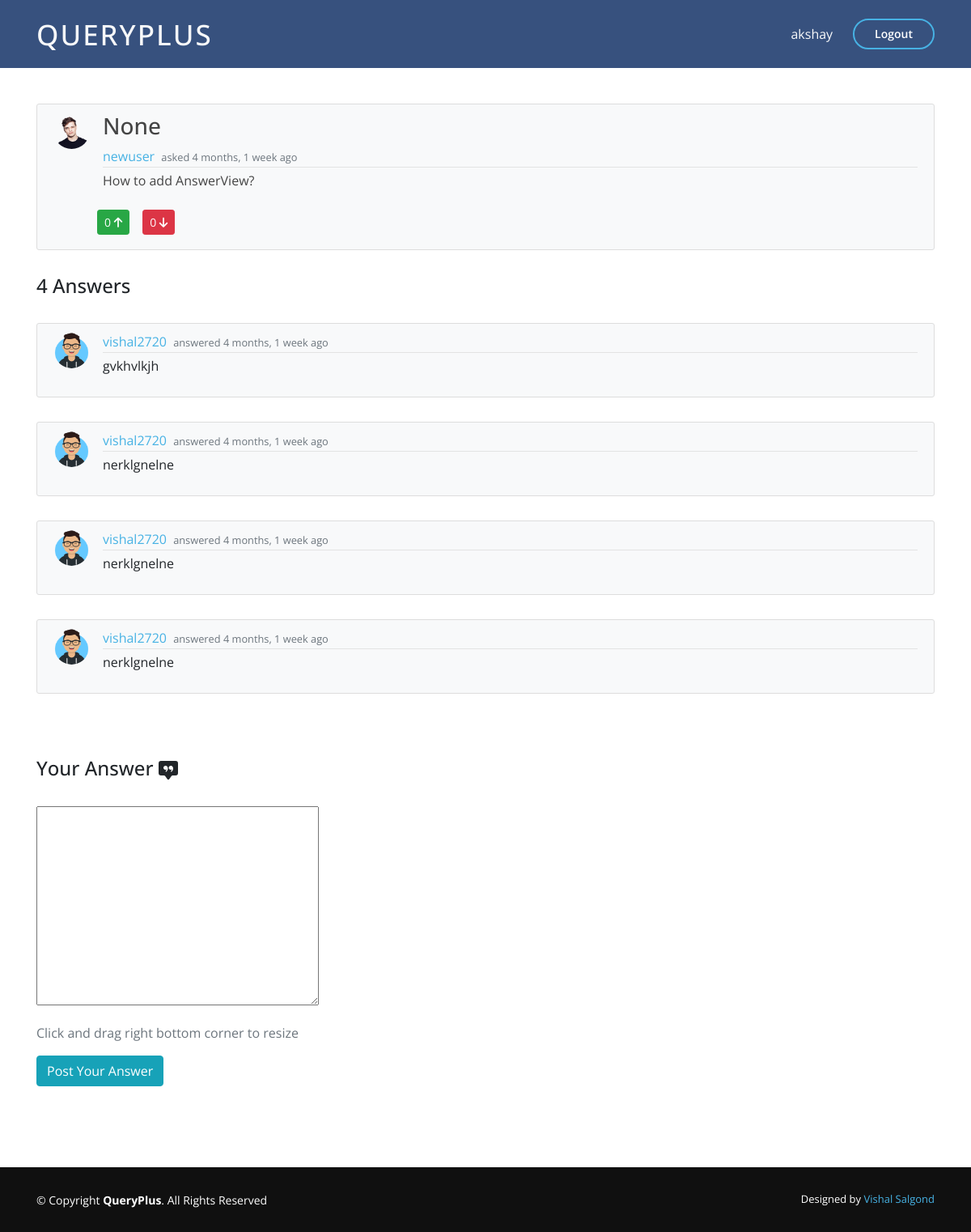
/question/8/ (signed in), run on the app's committed database.
### main_app/models.py (models this page shows, shortened)
class Question(models.Model):
    title = models.CharField(max_length=100, null=True)
    question = RichTextField()
    date_posted = models.DateTimeField(auto_now_add=True)
    author = models.ForeignKey(User, on_delete=models.CASCADE)
    upvotes = models.ManyToManyField(User, related_name='upvotes', blank=True)
    downvotes = models.ManyToManyField(User, related_name='downvotes', blank=True)

class Profile(models.Model):
    user = models.OneToOneField(User, on_delete=models.CASCADE)
    image = models.ImageField(default='default.jpg',upload_to='profile_pics')

class Answer(models.Model):
    content = RichTextField(blank=True, null=True)
    date_posted = models.DateTimeField(default=timezone.now)
    author = models.ForeignKey(User, on_delete=models.CASCADE)
    answered_to = models.ForeignKey(Question, on_delete=models.CASCADE)

### main_app/views.py (the view, shortened to what this page needs)
# urls.py: path('question/<int:pk>/', QuestionDetailView.as_view(), name='question-detail'),
class QuestionDetailView(DetailView):
    model = Question
    def get_context_data(self, *args, **kwargs):
        context = super(QuestionDetailView,
             self).get_context_data(*args, **kwargs)
        context["form"] = AnswerForm()
        context["answers"] = Answer.objects.filter(answered_to=context["question"])
        context["count"] =  Answer.objects.filter(answered_to=context["question"]).count()
        return context

### main_app/forms.py
class AnswerForm(forms.ModelForm):
    class Meta:
        model = Answer
        fields = ["content"]

### main_app/templates/main_app/question_detail.html (shortened to what this page needs)
{% extends "main_app/base.html" %}
{% load crispy_forms_tags %}
{% load i18n %}
{% block content %}
    <div style="margin-bottom: 100px;" class="container">
    <article class="media content-section mt-5 bg-light">
        <img class="rounded-circle article-img" src="{{ object.author.profile.image.url }}" alt="user_image">
        <div class="media-body">
        <div class="article-metadata">
            <h3 class="article-title">{{ question.title|safe }}</h3>
            <a class="mr-1" href="{% url 'user-profile' question.author.username %}">{{ question.author }}</a>
            <small class="text-muted">asked {{ question.date_posted|timesince }} ago</small>
        </div>
            <p class="article-title">{{ question.question|safe }}</p>
            {% if user != question.author %}
            <form action="{% url 'question-upvote' object.id %}" method="POST">
                <div class="row">
                    <button type="submit" class="btn btn-success btn-sm m-2"> {{ question.upvotes.count }} <i class='fas fa-arrow-up'></i></button>
                    <button type="submit" class="btn btn-danger btn-sm m-2"> {{ question.downvotes.count }} <i class='fas fa-arrow-down'></i></button>
                </div>
            </form>
            {% endif %}
        </div>
    </article>
    <br>
    {% if count  %}
        {% for ans in answers %}
            <article class="media content-section bg-light">
                <img class="rounded-circle article-img" src="{{ ans.author.profile.image.url }}" alt="">
                <div class="media-body">
                <div class="article-metadata">
                    <a class="mr-1" href="{% url 'user-profile' ans.author.username %}">{{ ans.author }}</a>
                    <small class="text-muted">answered {{ ans.date_posted|timesince }} ago</small>
                </div>
                <p>{{ ans.content|safe }}</p>
                </div>
            </article>
        {% endfor %}
    {% endif %}
    <form method="POST">
        <fieldset class="form-group">
            {% if count  %}
                <h4 class="mt-5">Your Answer
                </h4>
                <br>
            {% else %}
                <h4 class="mt-5">Be the first one to Answer</h4>
                <br>
            {% endif %}
            <div>
                {{ form.content|safe }} {{ form.media }}
            </div>
        </fieldset>
        <div class="mb-3 text-muted">
            <span>Click and drag right bottom corner to resize</span>
        </div>
        <div class="form-group">
            <button class="btn btn-info" type="submit">Post Your Answer</button>
        </div>
    </form>
</div>
{% endblock content %}

### main_app/templates/main_app/base.html (shortened to what this page needs)
{% load static %}
<!DOCTYPE html>
<html>
<head>
    <link rel="stylesheet" href="{% static 'main_app/vendor/bootstrap/css/bootstrap.min.css' %}">
    <link rel="stylesheet" href="{% static 'main_app/vendor/icofont/icofont.min.css' %}">
    <link rel="stylesheet" href="{% static 'main_app/vendor/boxicons/css/boxicons.min.css' %}">
    <link rel="stylesheet" href="{% static 'main_app/vendor/remixicon/remixicon.css' %}">
    <link rel="stylesheet" href="{% static 'main_app/vendor/venobox/venobox.css' %}">
    <link rel="stylesheet" href="{% static 'main_app/vendor/owl.carousel/assets/owl.carousel.min.css' %}">
    <link rel="stylesheet" href="{% static 'main_app/vendor/aos/aos.css' %}">
    <link rel="stylesheet" type="text/css" href="{% static 'main_app/main.css' %}">
    <link rel="stylesheet" href="https://cdnjs.cloudflare.com/ajax/libs/font-awesome/4.7.0/css/font-awesome.min.css">
</head>
<body>
  <div id="wrap">
  <header id="header" class="fixed-top">
    <div class="container d-flex align-items-center mb-2 mt-2">
      <h1 class="logo mr-auto"><a class="text-light" href="{% url 'home' %}">QueryPlus</a></h1>
      {%if user.is_authenticated %}
        <a href="{% url 'profile' %}" class="text-light scrollto">{{ user.username }}</a>
        <a href="" data-toggle="modal" data-target="#logoutModal" class="get-started-btn scrollto">Logout</a>
      {% else %}
        <a href="{% url 'login' %}" class="get-started-btn scrollto">Sign In</a>
        <a href="{% url 'register' %}" class="get-started-btn scrollto">Create Account</a>
      {% endif %}
    </div>
  </header>
  {% block content %}
  {% endblock %}
  <footer id="footer">
    <div class="container footer-bottom">
      <div class="copyright">
        &copy; Copyright <strong><span>QueryPlus</span></strong>. All Rights Reserved
      </div>
      <div class="credits">
        Designed by <a href="">Vishal Salgond</a>
      </div>
    </div>
  </footer>
</div>
</body>
</html>

### main_app/static/main_app/main.css (style rules this page uses)
html { min-height: 100%; position: relative; }
body { background: white; margin-top: 5rem; font-family: 'Open Sans', sans-serif; padding-bottom: 80px; }
a { color: #47b2e4; }
#header { transition: all 0.5s; z-index: 997; padding: 15px 0; background: #37517e; }
#header .logo { font-size: 35px; color: white; margin: 0; padding: 0; line-height: 1; font-weight: 500; letter-spacing: 2px; text-transform: uppercase; }
#header .logo a { color:black; }
.get-started-btn { margin-left: 25px; color: #fff; border-radius: 50px; padding: 6px 25px 7px 25px; white-space: nowrap; transition: 0.3s; font-size: 14px; display: inline-block; border: 2px solid #47b2e4; font-weight: 600; }
.content-section { background: #ffffff; padding: 10px 20px; border: 1px solid #dddddd; border-radius: 3px; margin-bottom: 30px; }
.article-title { color: #444444; }
.article-img { height: 45px; width: 45px; margin-right: 16px; }
.article-metadata { padding-bottom: 1px; margin-bottom: 4px; border-bottom: 1px solid #e3e3e3 }
#footer { position: absolute; height: 80px; bottom: 0px; left: 0px; right: 0px; margin-top: 30px; font-size: 14px; background: #101010 ; }
#wrap { min-height: 100%; height: auto; }
#footer .footer-bottom { padding-top: 30px; padding-bottom: 30px; color: #fff; }
#footer .copyright { float: left; }
#footer .credits { float: right; font-size: 13px; }
#footer .credits a { transition: 0.3s; }

### data on the page
Question: author.profile.image (picture), title "None", author "newuser", date_posted "4 months, 1 week", question "How to add AnswerView?", upvotes.count "0", downvotes.count "0"
Answer: author.profile.image (picture), author "vishal2720", date_posted "4 months, 1 week", content "gvkhvlkjh"
Answer: author.profile.image (picture), author "vishal2720", date_posted "4 months, 1 week", content "nerklgnelne"
Answer: author.profile.image (picture), author "vishal2720", date_posted "4 months, 1 week", content "nerklgnelne"
Answer: author.profile.image (picture), author "vishal2720", date_posted "4 months, 1 week", content "nerklgnelne"

### other printed values
{{ user.username }} "akshay"
